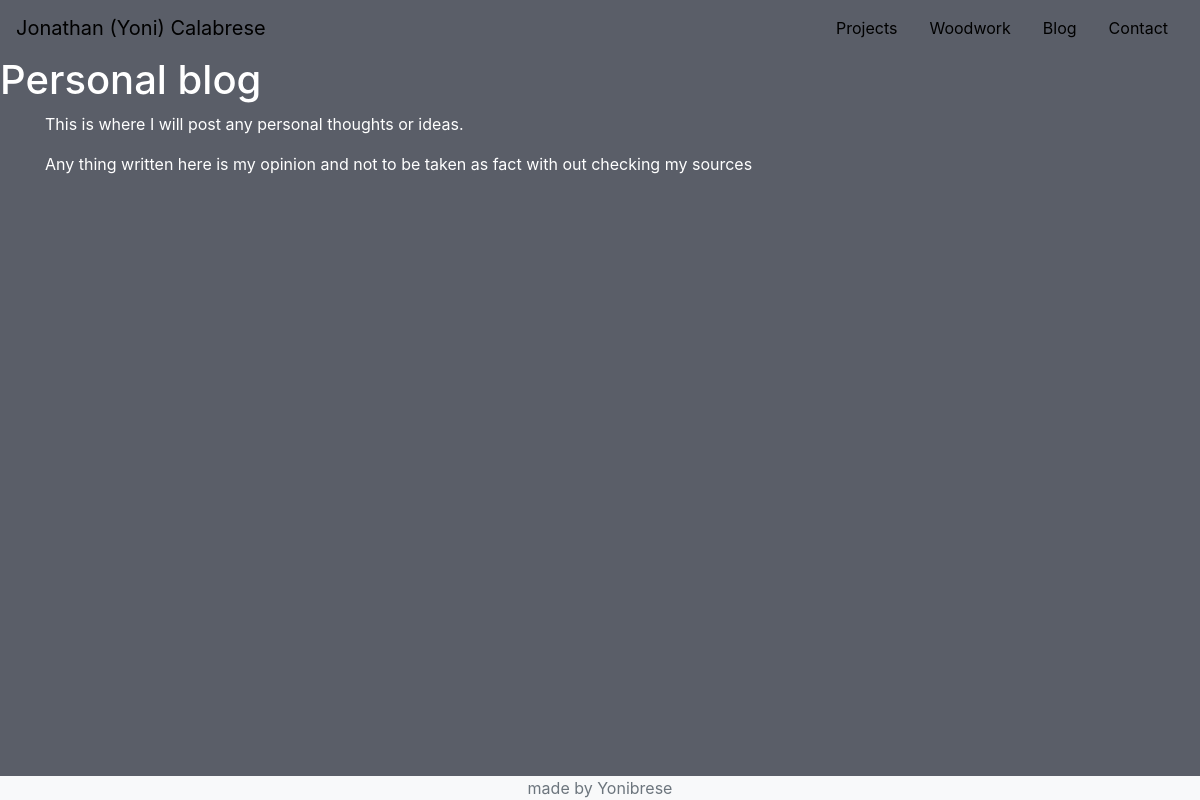
/blog/, run on an earlier commit of the app's database.
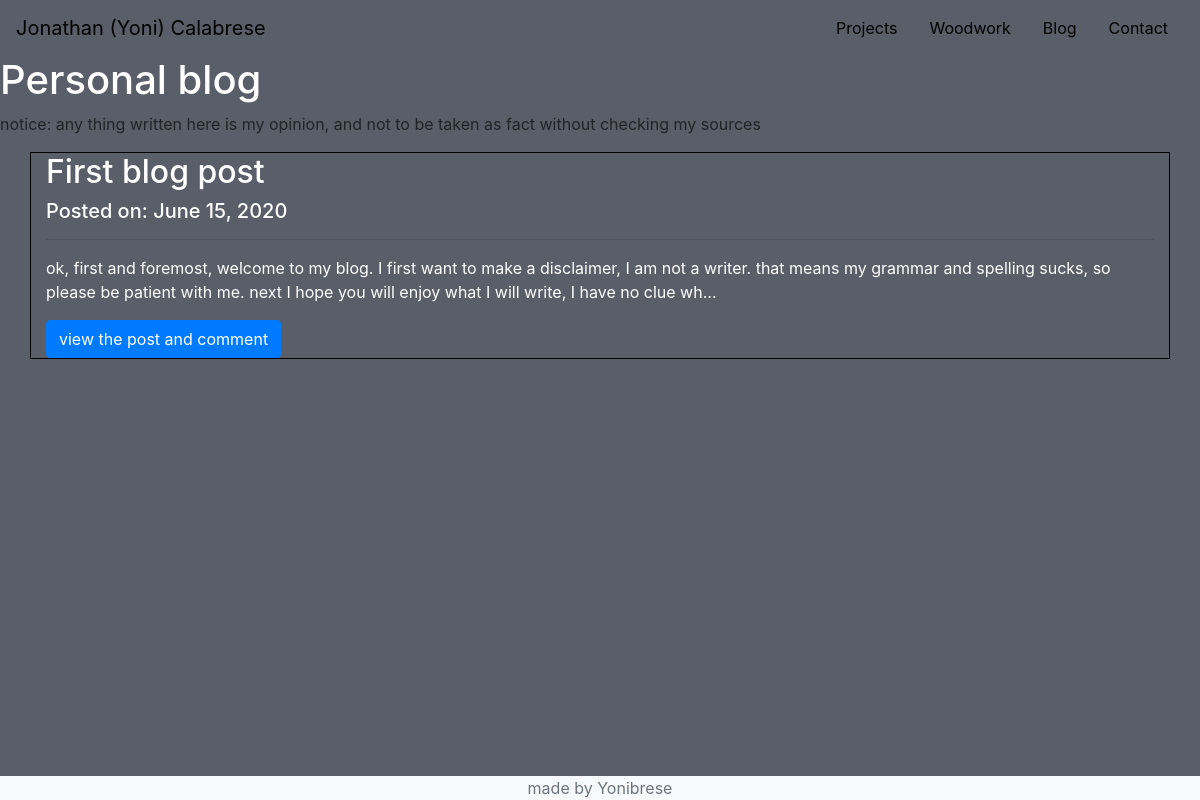
And on a later commit of the database.
### blog/models.py (models this page shows)
class BlogPost(models.Model):
    title = models.CharField(max_length=100)
    date_added = models.DateField(auto_now=True)
    blog_text = models.TextField(null=True)
    comment = models.ManyToManyField(Comment, blank=True)

### blog/views.py (the view)
# urls.py: path('', views.blog, name='blog'),
def blog(request):
    posts = models.BlogPost.objects.all().order_by('-date_added')
    return render(request, 'blog/blog.html', {'posts': posts})

### blog/templates/blog/blog.html (shortened to what this page needs)
{% extends 'base.html' %}
{% block content %}
    <div id="blog_page">
        <h1>Personal blog</h1>
        {% if not posts  %}
        <div class="container" id="blog_notice">
            <p>This is where I will post any personal thoughts or ideas.</p>
            <p>Any thing written here is my opinion and not to be taken as fact with out checking my sources</p>
        </div>
        {% else %}
        <p>notice: any thing written here is my opinion, and not to be taken as fact without checking my sources</p>
        {% for post in posts %}
        <div id="post" class="container">
            <h2>{{ post.title }}</h2>
            <h5> Posted on: {{ post.date_added }} </h5>
            <hr>
            <p>{{ post.blog_text|truncatechars:250 }}</p>
            <a href="{% url 'comment' id=post.id %}" class="btn btn-primary">view the post and comment</a>
        </div>
        {% endfor %}
        {% endif %}
    </div>
{% endblock %}

What changed in the data, as far as the page shows it:
added BlogPost: title "First blog post", date_added "June 15, 2020", blog_text "ok, first and foremost, welcome to my blog. I first want to make a disclaimer, I am not a writer. that means my grammar and spelling sucks, so please be patient with me. next I hope you will enjoy what I will write, I have no clue wh…"
Also different on the page:
text no longer shown: "This is where I will post any personal thoughts or ideas. Any thing written here is my opinion and not to be taken as fact with out checking my sources"
text now shown: "notice: any thing written here is my opinion, and not to be taken as fact without checking my sources"
